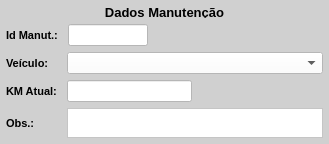
           <widget class="QWidget" name="widget_12" native="true">
            <property name="minimumSize">
             <size>
              <width>0</width>
              <height>130</height>
             </size>
            </property>
            <property name="maximumSize">
             <size>
              <width>16777215</width>
              <height>150</height>
             </size>
            </property>
            <property name="styleSheet">
             <string notr="true">background-color: rgb(208, 208, 208);</string>
            </property>
            <layout class="QVBoxLayout" name="verticalLayout_6">
             <property name="leftMargin">
              <number>6</number>
             </property>
             <property name="topMargin">
              <number>6</number>
             </property>
             <property name="rightMargin">
              <number>6</number>
             </property>
             <property name="bottomMargin">
              <number>6</number>
             </property>
             <item>
              <widget class="QLabel" name="label_titulo_4">
               <property name="minimumSize">
                <size>
                 <width>0</width>
                 <height>12</height>
                </size>
               </property>
               <property name="maximumSize">
                <size>
                 <width>16777215</width>
                 <height>12</height>
                </size>
               </property>
               <property name="font">
                <font>
                 <pointsize>10</pointsize>
                 <weight>75</weight>
                 <bold>true</bold>
                </font>
               </property>
               <property name="text">
                <string>Dados Manutenção</string>
               </property>
               <property name="alignment">
                <set>Qt::AlignCenter</set>
               </property>
              </widget>
             </item>
             <item>
              <widget class="QWidget" name="widget_27" native="true">
               <property name="minimumSize">
                <size>
                 <width>0</width>
                 <height>20</height>
                </size>
               </property>
               <property name="maximumSize">
                <size>
                 <width>16777215</width>
                 <height>25</height>
                </size>
               </property>
               <layout class="QHBoxLayout" name="horizontalLayout_19">
                <property name="leftMargin">
                 <number>0</number>
                </property>
                <property name="topMargin">
                 <number>0</number>
                </property>
                <property name="rightMargin">
                 <number>0</number>
                </property>
                <property name="bottomMargin">
                 <number>0</number>
                </property>
                <item>
                 <widget class="QLabel" name="label_16">
                  <property name="minimumSize">
                   <size>
                    <width>56</width>
                    <height>0</height>
                   </size>
                  </property>
                  <property name="maximumSize">
                   <size>
                    <width>56</width>
                    <height>16777215</height>
                   </size>
                  </property>
                  <property name="font">
                   <font>
                    <pointsize>8</pointsize>
                    <weight>75</weight>
                    <bold>true</bold>
                   </font>
                  </property>
                  <property name="text">
                   <string>Id Manut.:</string>
                  </property>
                 </widget>
                </item>
                <item>
                 <widget class="QLineEdit" name="line_Manut">
                  <property name="sizePolicy">
                   <sizepolicy hsizetype="Preferred" vsizetype="Preferred">
                    <horstretch>0</horstretch>
                    <verstretch>0</verstretch>
                   </sizepolicy>
                  </property>
                  <property name="minimumSize">
                   <size>
                    <width>80</width>
                    <height>0</height>
                   </size>
                  </property>
                  <property name="maximumSize">
                   <size>
                    <width>80</width>
                    <height>16777215</height>
                   </size>
                  </property>
                  <property name="font">
                   <font>
                    <pointsize>8</pointsize>
                    <weight>50</weight>
                    <bold>false</bold>
                   </font>
                  </property>
                  <property name="styleSheet">
                   <string notr="true">background-color: rgb(255, 255, 255);</string>
                  </property>
                  <property name="text">
                   <string/>
                  </property>
                  <property name="alignment">
                   <set>Qt::AlignLeading|Qt::AlignLeft|Qt::AlignVCenter</set>
                  </property>
                 </widget>
                </item>
                <item>
                 <widget class="QLabel" name="label_7">
                  <property name="text">
                   <string/>
                  </property>
                 </widget>
                </item>
               </layout>
              </widget>
             </item>
             <item>
              <widget class="QWidget" name="widget_26" native="true">
               <property name="minimumSize">
                <size>
                 <width>0</width>
                 <height>20</height>
                </size>
               </property>
               <property name="maximumSize">
                <size>
                 <width>16777215</width>
                 <height>25</height>
                </size>
               </property>
               <layout class="QHBoxLayout" name="horizontalLayout_18">
                <property name="leftMargin">
                 <number>0</number>
                </property>
                <property name="topMargin">
                 <number>0</number>
                </property>
                <property name="rightMargin">
                 <number>0</number>
                </property>
                <property name="bottomMargin">
                 <number>0</number>
                </property>
                <item>
                 <widget class="QLabel" name="label_10">
                  <property name="minimumSize">
                   <size>
                    <width>55</width>
                    <height>0</height>
                   </size>
                  </property>
                  <property name="maximumSize">
                   <size>
                    <width>55</width>
                    <height>16777215</height>
                   </size>
                  </property>
                  <property name="font">
                   <font>
                    <pointsize>8</pointsize>
                    <weight>75</weight>
                    <bold>true</bold>
                   </font>
                  </property>
                  <property name="text">
                   <string>Veículo:</string>
                  </property>
                 </widget>
                </item>
                <item>
                 <widget class="QComboBox" name="combo_Veiculo">
                  <property name="sizePolicy">
                   <sizepolicy hsizetype="Preferred" vsizetype="Preferred">
                    <horstretch>0</horstretch>
                    <verstretch>0</verstretch>
                   </sizepolicy>
                  </property>
                  <property name="minimumSize">
                   <size>
                    <width>0</width>
                    <height>0</height>
                   </size>
                  </property>
                  <property name="maximumSize">
                   <size>
                    <width>16777215</width>
                    <height>16777215</height>
                   </size>
                  </property>
                  <property name="font">
                   <font>
                    <pointsize>8</pointsize>
                    <weight>50</weight>
                    <bold>false</bold>
                   </font>
                  </property>
                  <property name="styleSheet">
                   <string notr="true">background-color: rgb(255, 255, 255);</string>
                  </property>
                  <item>
                   <property name="text">
                    <string/>
                   </property>
                  </item>
                 </widget>
                </item>
               </layout>
              </widget>
             </item>
             <item>
              <widget class="QWidget" name="widget_24" native="true">
               <property name="minimumSize">
                <size>
                 <width>0</width>
                 <height>20</height>
                </size>
               </property>
               <property name="maximumSize">
                <size>
                 <width>16777215</width>
                 <height>30</height>
                </size>
               </property>
               <layout class="QHBoxLayout" name="horizontalLayout_16">
                <property name="leftMargin">
                 <number>0</number>
                </property>
                <property name="topMargin">
                 <number>0</number>
                </property>
                <property name="rightMargin">
                 <number>0</number>
                </property>
                <property name="bottomMargin">
                 <number>0</number>
                </property>
                <item>
                 <widget class="QLabel" name="label_43">
                  <property name="minimumSize">
                   <size>
                    <width>55</width>
                    <height>0</height>
                   </size>
                  </property>
                  <property name="maximumSize">
                   <size>
                    <width>55</width>
                    <height>16777215</height>
                   </size>
                  </property>
                  <property name="font">
                   <font>
                    <pointsize>8</pointsize>
                    <weight>75</weight>
                    <bold>true</bold>
                   </font>
                  </property>
                  <property name="text">
                   <string>KM Atual:</string>
                  </property>
                  <property name="alignment">
                   <set>Qt::AlignLeading|Qt::AlignLeft|Qt::AlignVCenter</set>
                  </property>
                 </widget>
                </item>
                <item>
                 <widget class="QLineEdit" name="line_KM">
                  <property name="sizePolicy">
                   <sizepolicy hsizetype="Preferred" vsizetype="Preferred">
                    <horstretch>0</horstretch>
                    <verstretch>0</verstretch>
                   </sizepolicy>
                  </property>
                  <property name="maximumSize">
                   <size>
                    <width>16777215</width>
                    <height>16777215</height>
                   </size>
                  </property>
                  <property name="font">
                   <font>
                    <pointsize>8</pointsize>
                   </font>
                  </property>
                  <property name="styleSheet">
                   <string notr="true">background-color: rgb(255, 255, 255);</string>
                  </property>
                  <property name="text">
                   <string/>
                  </property>
                  <property name="maxLength">
                   <number>45</number>
                  </property>
                  <property name="alignment">
                   <set>Qt::AlignLeading|Qt::AlignLeft|Qt::AlignVCenter</set>
                  </property>
                  <property name="readOnly">
                   <bool>false</bool>
                  </property>
                 </widget>
                </item>
                <item>
                 <widget class="QLabel" name="label_45">
                  <property name="maximumSize">
                   <size>
                    <width>16777215</width>
                    <height>16777215</height>
                   </size>
                  </property>
                  <property name="font">
                   <font>
                    <pointsize>8</pointsize>
                    <weight>75</weight>
                    <bold>true</bold>
                   </font>
                  </property>
                  <property name="text">
                   <string/>
                  </property>
                  <property name="alignment">
                   <set>Qt::AlignLeading|Qt::AlignLeft|Qt::AlignVCenter</set>
                  </property>
                 </widget>
                </item>
               </layout>
              </widget>
             </item>
             <item>
              <widget class="QWidget" name="widget_25" native="true">
               <property name="minimumSize">
                <size>
                 <width>0</width>
                 <height>30</height>
                </size>
               </property>
               <property name="maximumSize">
                <size>
                 <width>16777215</width>
                 <height>30</height>
                </size>
               </property>
               <layout class="QHBoxLayout" name="horizontalLayout_17">
                <property name="leftMargin">
                 <number>0</number>
                </property>
                <property name="topMargin">
                 <number>0</number>
                </property>
                <property name="rightMargin">
                 <number>0</number>
                </property>
                <property name="bottomMargin">
                 <number>0</number>
                </property>
                <item>
                 <widget class="QLabel" name="label_46">
                  <property name="minimumSize">
                   <size>
                    <width>55</width>
                    <height>0</height>
                   </size>
                  </property>
                  <property name="maximumSize">
                   <size>
                    <width>55</width>
                    <height>16777215</height>
                   </size>
                  </property>
                  <property name="font">
                   <font>
                    <pointsize>8</pointsize>
                    <weight>75</weight>
                    <bold>true</bold>
                   </font>
                  </property>
                  <property name="text">
                   <string>Obs.:</string>
                  </property>
                  <property name="alignment">
                   <set>Qt::AlignLeading|Qt::AlignLeft|Qt::AlignVCenter</set>
                  </property>
                 </widget>
                </item>
                <item>
                 <widget class="QPlainTextEdit" name="plain_Obs_Manut">
                  <property name="sizePolicy">
                   <sizepolicy hsizetype="Preferred" vsizetype="Preferred">
                    <horstretch>0</horstretch>
                    <verstretch>0</verstretch>
                   </sizepolicy>
                  </property>
                  <property name="minimumSize">
                   <size>
                    <width>0</width>
                    <height>0</height>
                   </size>
                  </property>
                  <property name="maximumSize">
                   <size>
                    <width>16777215</width>
                    <height>16777215</height>
                   </size>
                  </property>
                  <property name="styleSheet">
                   <string notr="true">background-color: rgb(255, 255, 255);</string>
                  </property>
                 </widget>
                </item>
               </layout>
              </widget>
             </item>
            </layout>
           </widget>
